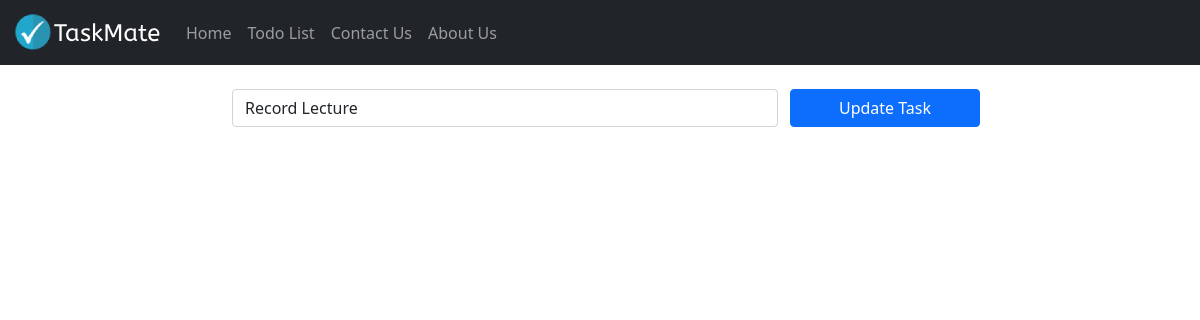
Before: /todolist/edit/1 with the older database file.
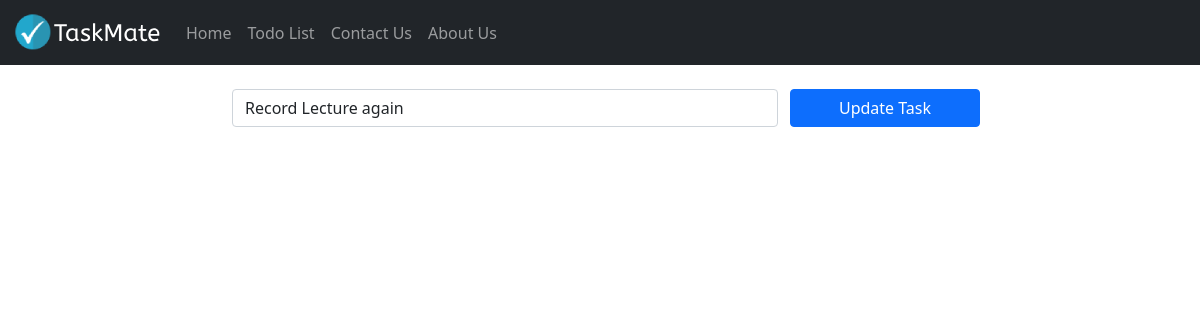
After: the same page with the newer database file.
### todolist_app/models.py (models this page shows, shortened)
class TaskList(models.Model):
    task = models.CharField(max_length=300)
    done = models.BooleanField(default=False)

### todolist_app/views.py (the view)
# urls.py: path("edit/<task_id>", views.edit_task, name="edit_task"),
def edit_task(request, task_id):
    if request.method == "POST":
        task = TaskList.objects.get(pk=task_id)
        form = TaskForm(request.POST or None, instance=task)
        if form.is_valid():
            form.save()
        messages.success(request, ("Task Edited!"))
        return redirect("todolist")
    else:
        task_obj = TaskList.objects.get(pk=task_id)
        return render(request, "edit.html", {"task_obj": task_obj})

### todolist_app/templates/edit.html (shortened to what this page needs)
{% extends 'base.html' %}
{% block content %}
<div class="container">
  <form method="POST" class="row">
    <label class="col-2"></label>
    <div class="col-6">
      <input type="text" class="form-control" name="task" placeholder="{{ task_obj.task }}" value="{{ task_obj.task }}">
    </div>
    <button type="submit" class="btn btn-primary col-2">Update Task</button>
  </form>
</div>
{% endblock content %}

Changed rows visible on the page:
changed TaskList: task "Record Lecture" → "Record Lecture again"
